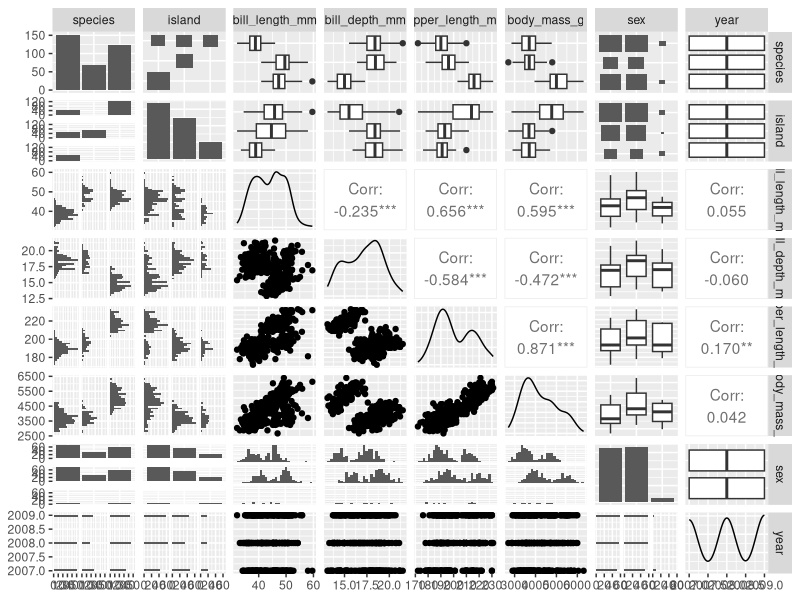
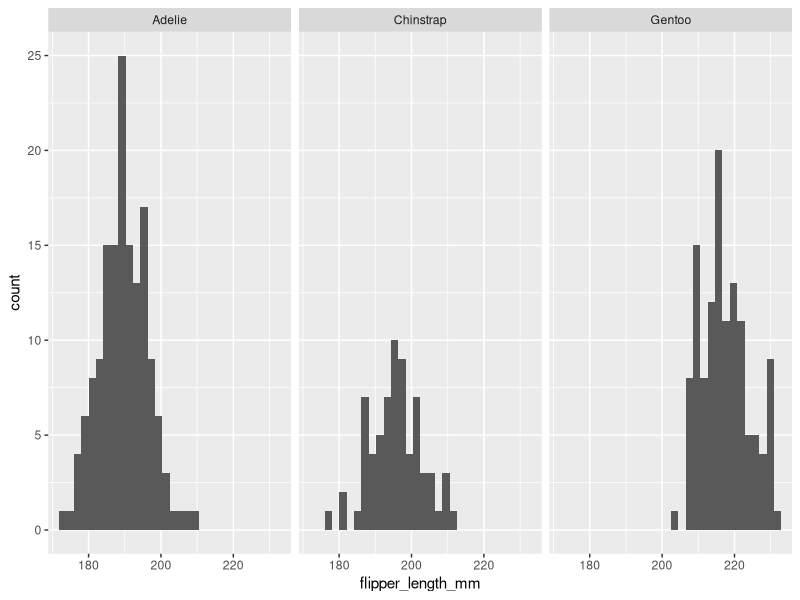
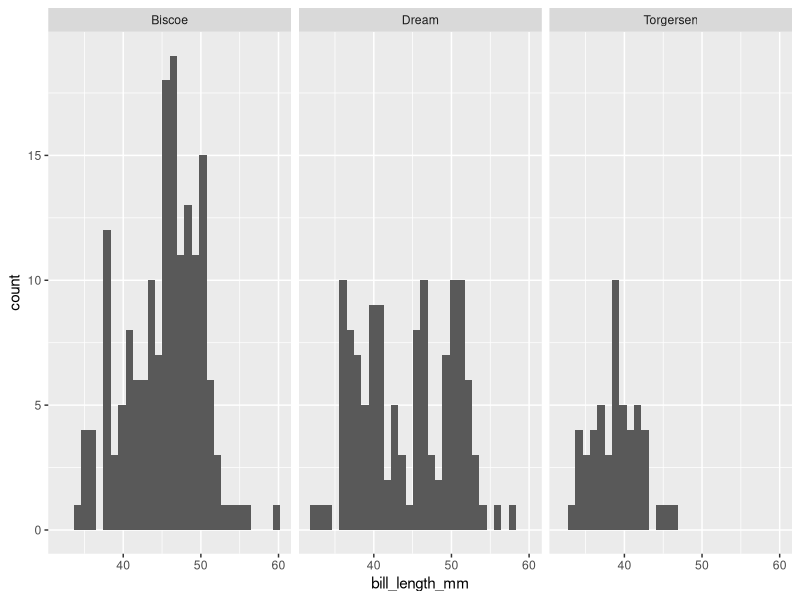

Write the R code that produced these figures, in order.
## ---- chunk 1
knitr::opts_chunk$set(echo = TRUE)
library(GGally)
library(skimr)
library(palmerpenguins)
## ---- chunk 2
# Return the names of all variables
names(penguins)

# Dimensions of data frame
dim(penguins)

# Overall Summary of the Data
summary(penguins)

# Look at first 6 lines
head(penguins)
# Last 3 lines
tail(penguins, 3)

# Use GGally :: ggpairs()
GGally::ggpairs(penguins)


## ---- chunk 3
#Use skimr package
skimr::skim(penguins)


# Histogram of flipper lengths
ggplot(data = penguins, aes(x = flipper_length_mm)) + 
  geom_histogram() +
  facet_wrap(~species)

## ---- chunk 4
# Make a faceted hostogram of penguin bill_length_mm, faceted by island

ggplot(data = penguins, aes(x = bill_length_mm)) + 
  geom_histogram() +
  facet_wrap(~island)

